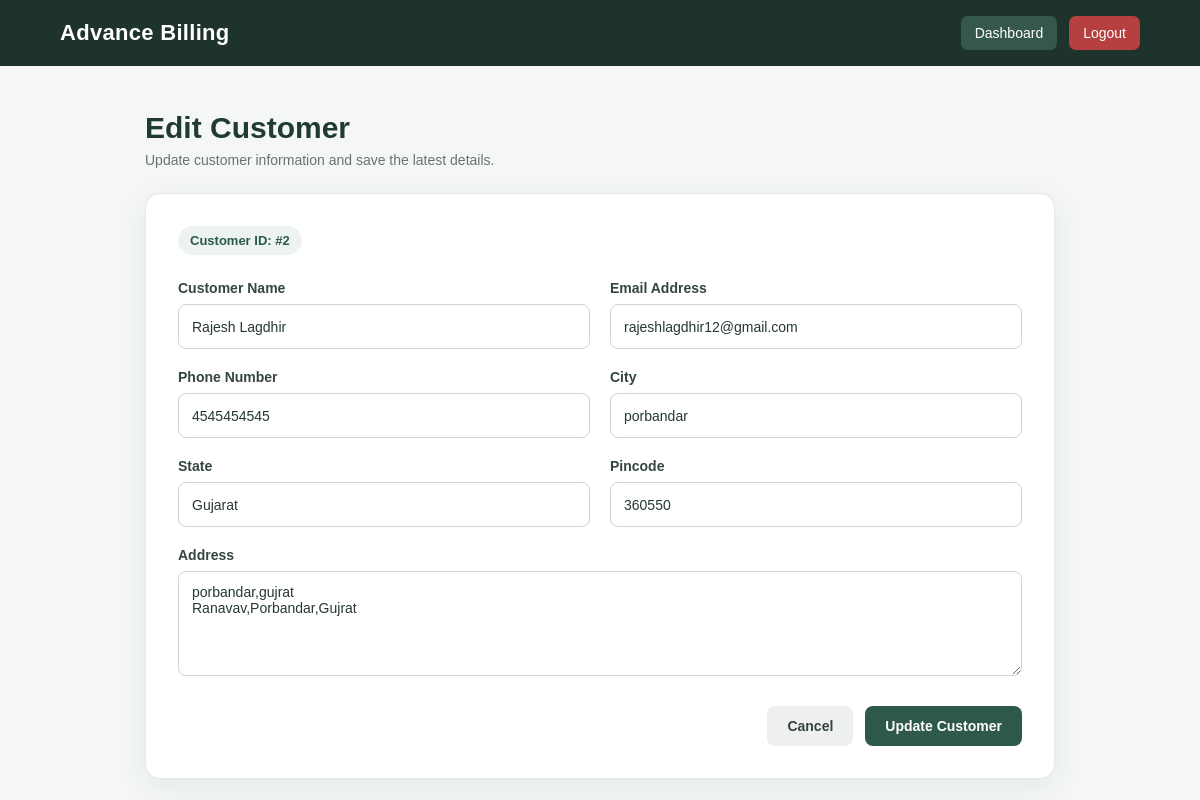
The page /customers/edit/2/ (signed in) on the database its author committed.
### billing/models.py (models this page shows, shortened)
class Customer(models.Model):
    name = models.CharField(max_length=100)
    email = models.EmailField(max_length=150)
    phone = models.CharField(max_length=10)
    address = models.TextField()
    city = models.CharField(max_length=100)
    state = models.CharField(max_length=100)
    pincode = models.CharField(max_length=6)
    created_at = models.DateTimeField(auto_now_add=True)
    updated_at = models.DateTimeField(auto_now=True)
    class Meta:
        ordering = ["-created_at"]
        verbose_name = "Customer"
        verbose_name_plural = "Customers"

### billing/views.py (the view, shortened to what this page needs)
@login_required
def edit_customer(request, customer_id):
    try:
        customer = Customer.objects.get(id=customer_id)
    except Customer.DoesNotExist:
        messages.error(request, "Customer not found.")
        return redirect("customer_list")
    return render(
        request,
        "edit_customer.html",
        {
            "customer": customer
        }
    )

### templates/edit_customer.html (shortened to what this page needs)
<!DOCTYPE html>
<html lang="en">
<head>
</head>
<body>
<nav class="navbar">
    <div class="brand">
        Advance Billing
    </div>
    <div class="nav-links">
        <a
            href="{% url 'distributor_dashboard' %}"
            class="dashboard-link"
        >
            Dashboard
        </a>
        <a
            href="{% url 'user_logout' %}"
            class="logout-link"
        >
            Logout
        </a>
    </div>
</nav>
<main class="page">
    <div class="heading">
        <h1>
            Edit Customer
        </h1>
        <p>
            Update customer information and save the latest details.
        </p>
    </div>
    <div class="card">
        <div class="customer-id">
            Customer ID: #{{ customer.id }}
        </div>
        <form
            method="POST"
            id="editCustomerForm"
        >
            <div class="form-grid">
                <div class="form-group">
                    <label for="name">
                        Customer Name
                    </label>
                    <input
                        type="text"
                        id="name"
                        name="name"
                        value="{{ form_name|default:customer.name }}"
                        placeholder="Enter customer name"
                        maxlength="100"
                    >
                </div>
                <div class="form-group">
                    <label for="email">
                        Email Address
                    </label>
                    <input
                        type="email"
                        id="email"
                        name="email"
                        value="{{ form_email|default:customer.email }}"
                        placeholder="customer@example.com"
                        maxlength="150"
                    >
                </div>
                <div class="form-group">
                    <label for="phone">
                        Phone Number
                    </label>
                    <input
                        type="tel"
                        id="phone"
                        name="phone"
                        value="{{ form_phone|default:customer.phone }}"
                        placeholder="10 digit mobile number"
                        maxlength="10"
                    >
                </div>
                <div class="form-group">
                    <label for="city">
                        City
                    </label>
                    <input
                        type="text"
                        id="city"
                        name="city"
                        value="{{ form_city|default:customer.city }}"
                        placeholder="Enter city"
                        maxlength="100"
                    >
                </div>
                <div class="form-group">
                    <label for="state">
                        State
                    </label>
                    <input
                        type="text"
                        id="state"
                        name="state"
                        value="{{ form_state|default:customer.state }}"
                        placeholder="Enter state"
                        maxlength="100"
                    >
                </div>
                <div class="form-group">
                    <label for="pincode">
                        Pincode
                    </label>
                    <input
                        type="text"
                        id="pincode"
                        name="pincode"
                        value="{{ form_pincode|default:customer.pincode }}"
                        placeholder="6 digit pincode"
                        maxlength="6"
                    >
                </div>
                <div class="form-group full-width">
                    <label for="address">
                        Address
                    </label>
                    <textarea
                        id="address"
                        name="address"
                        placeholder="Enter complete address"
                    >{{ form_address|default:customer.address }}</textarea>
                </div>
            </div>
            <div class="buttons">
                <a
                    href="{% url 'customer_list' %}"
                    class="btn cancel-btn"
                >
                    Cancel
                </a>
                <button
                    type="submit"
                    class="btn update-btn"
                >
                    Update Customer
                </button>
            </div>
        </form>
    </div>
</main>
</body>
</html>

### templates/edit_customer.html (style rules this page uses)
* { margin: 0; padding: 0; box-sizing: border-box; font-family: Arial, sans-serif; }
body { min-height: 100vh; background: #f4f7f5; color: #1f2d29; }
.navbar { width: 100%; background: #1f332d; color: white; padding: 16px 5%; display: flex; justify-content: space-between; align-items: center; }
.brand { font-size: 22px; font-weight: bold; letter-spacing: 0.3px; }
.nav-links { display: flex; gap: 12px; align-items: center; }
.nav-links a { color: #ffffff; text-decoration: none; padding: 9px 14px; border-radius: 7px; font-size: 14px; }
.dashboard-link { background: #36574b; }
.logout-link { background: #b64040; }
.page { width: 100%; max-width: 950px; margin: 45px auto; padding: 0 20px; }
.heading { margin-bottom: 25px; }
.heading h1 { font-size: 30px; color: #203b32; margin-bottom: 7px; }
.heading p { color: #68756f; font-size: 14px; }
.card { background: #ffffff; border-radius: 15px; padding: 32px; box-shadow: 0 8px 30px rgba(31, 51, 45, 0.08); border: 1px solid #e3e9e6; }
.customer-id { display: inline-block; background: #edf4f0; color: #2d5949; padding: 7px 12px; border-radius: 20px; font-size: 13px; font-weight: bold; margin-bottom: 25px; }
.form-grid { display: grid; grid-template-columns: repeat(2, 1fr); gap: 20px; }
.form-group { display: flex; flex-direction: column; }
.full-width { grid-column: 1 / -1; }
label { font-size: 14px; font-weight: 600; color: #34463f; margin-bottom: 8px; }
input, textarea { width: 100%; border: 1px solid #ccd8d2; border-radius: 8px; padding: 12px 13px; font-size: 14px; color: #263831; background: #ffffff; outline: none; transition: 0.2s; }
input { height: 45px; }
textarea { min-height: 105px; resize: vertical; }
.buttons { margin-top: 30px; display: flex; gap: 12px; justify-content: flex-end; }
.btn { border: none; border-radius: 8px; padding: 12px 20px; font-size: 14px; font-weight: 600; cursor: pointer; text-decoration: none; display: inline-flex; align-items: center; justify-content: center; }
.cancel-btn { background: #edf0ee; color: #35443e; }
.update-btn { background: #2e5849; color: white; }

### rows shown on the page
Customer: id "2", name "Rajesh Lagdhir", email "rajeshlagdhir12@gmail.com", phone "4545454545", city "porbandar", state "Gujarat", pincode "360550", address "porbandar,gujrat Ranavav,Porbandar,Gujrat"
